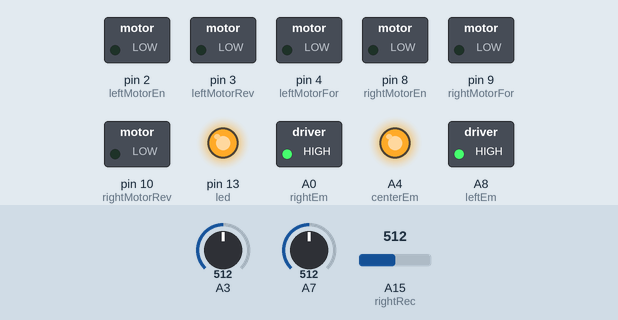
The sketch below on a simulated Arduino Mega 2560, built with avr-gcc and run on an emulated ATmega2560. Parts: switched loads named in the sketch (green lamp = pin HIGH), output pins drawn as LEDs (lit = HIGH). The inputs (shaded band) are chosen by the test bench; at power-on: A3 = 512, A7 = 512, A15 (rightRec) = 512. What the sketch prints to the serial monitor is not drawn.

Above: at 1.2 s.
1.3 s: A3 set to 108
2.8 s: A3 set to 88
Timing chart, 0 to 5.8 s (numbered marks = the images above; inputs shaded):
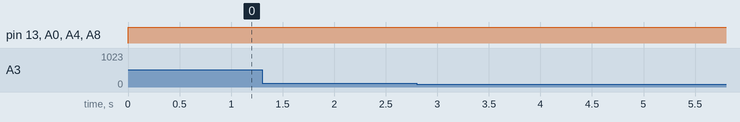

Measured:
- after the input at 1.3 s, every drawn part: stays the same
- after the input at 2.8 s, every drawn part: stays the same

The sketch:

pid_testbench_kinda_working.ino
```cpp
int led = 13; // test led

//Emitters and receivers -------------------------------------------------------------------------------------------------------------------------
//Right
int rightEm = A0; //14 // A1
int rightRec = 15; //15 // A1
int right; // right sensor reading

//Center
int centerEm = A4; // 18
int centerRec = 19; //19 // A5
int center; //center sensor reading

//Left
int leftEm =  A8; // 22
int leftRec = 23; // 23 // A9
int left; //left sensor reading

//motor functions and variable declarations------------------------------------------------------------------------------------------------------------------------
//START OF FUNCTION DECLARATIONS
void rightFor(double);
//void rightRev(double);
void leftFor(double);
//void leftRev(double);
void PID();
//END OF FUNCTION DECLARATIONS

//Right Motor
int rightMotorEn = 8; // Right Motor Enable
int rightMotorFor = 9; // Right Motor Forward
int rightMotorRev = 10; // Right Motor Reverse
//int rightMotorA = 11; // Right Motor A reading
//int rightMotorB = 12; // Right Motor B reading

//Left Motor
int leftMotorEn = 2; // Left Motor Enable
int leftMotorFor = 4; // Left Motor Forward
int leftMotorRev = 3; // Left Motor Reverse
//int leftMotorA = 5; // Left Motor A reading
//int leftMotorB = 6; // Left Motor B reading

// pid variable initialize-----------------------------------------------------
const float kp = 0.2; // proportion constant
const float ki = 0.001; // integral constant
const float kd = 0.001; // derivative constant

float L_setpoint = 50; // value obtain from calibrating
float R_setpoint = 500; // sensors in middle of maze

// function variables:
float curr_runtime = 0; // total program execution time
float prev_runtime = 0; // previous total program execution time
float iteration_time = 0; // time since last iteration

float L_error = 0;
float L_prev_error = 0;
float L_p_error = 0; // p-error
float L_i_error = 0; // i-error
float L_d_error = 0; // d-error

float R_error = 0;
float R_prev_error = 0;
float R_p_error = 0; // p-error
float R_i_error = 0; // i-error
float R_d_error = 0; // d-error

float L_mod = 0;
float R_mod = 0;

int right_speed;
int left_speed;

unsigned int max_speed = 200;

//setup, varaiables, as outputs and endputs etc.  --------------------------------------------------------------------------------------------------------------------------
void setup() {
 // put your setup code here, to run once:
//sensor,output--------------------------------------------------------------
//Right Motor
pinMode(rightMotorEn, OUTPUT);
pinMode(rightMotorFor, OUTPUT);
pinMode(rightMotorRev, OUTPUT);
//pinMode(rightMotorA, INPUT);
//pinMode(rightMotorB, INPUT);


//Left Motor
pinMode(leftMotorEn, OUTPUT);
pinMode(leftMotorFor, OUTPUT);
pinMode(leftMotorRev, OUTPUT);
//pinMode(leftMotorA, INPUT);
//pinMode(leftMotorB, INPUT);

//LED
pinMode(led, OUTPUT); // test led

// sensors setup---------------------------------------------------------------
Serial.begin(9600);
//Receivers
pinMode(rightRec, INPUT);
//pinMode(right45Rec, INPUT);
pinMode(centerRec, INPUT);
//pinMode(left45Rec, INPUT);
pinMode(leftRec, INPUT);

//Emitters
pinMode(rightEm, OUTPUT);
//pinMode(right45Em, OUTPUT);
pinMode(centerEm, OUTPUT);
//pinMode(left45Em, OUTPUT);
pinMode(leftEm, OUTPUT);
}

//main loop ----------------------------------------------------------------------------------------------------------------------
void loop() {

  // turn on LED
  digitalWrite(led,HIGH);

  // turn on emitters
  digitalWrite(rightEm, HIGH);
  digitalWrite(centerEm, HIGH);
  digitalWrite(leftEm, HIGH);

  // read sensors
  right = analogRead(rightRec);
  center = analogRead(centerRec);
  left = analogRead(leftRec);

  // output sensor readings to serial monitor for no reason
  Serial.print("Right: ");
  Serial.println(right);

  Serial.print("Center: ");
  Serial.println(center);

  Serial.print("Left: ");
  Serial.println(left);

/*
  int k = 0;
  int startFlag = 0;

 do {
    center = analogRead(centerRec);
    Serial.print("Center: ");
    Serial.println(center);
    Serial.print("k: ");
    Serial.println(k);
    if (center > 40){
      k += 1;
    }
    else {
      k = 0;
    }

    if (k > 96000) {
        goto fark;
    }

  } while (startFlag == 0);

fark:
*/


  // compute PID
  PID();

  // insert serial print diagnostics here
  Serial.print("L: ");
  Serial.println(left_speed);

  Serial.print("R: ");
  Serial.println(right_speed);

  // output to motors
  if (center > 40) { //make motor output 0
    rightFor(0);
    leftFor(0);
    }
  else { //use PID motor values
    rightFor(right_speed);
    leftFor(left_speed);
    }

delay(100);
}
// end main loop ------------------------------------------------------------------------------------------------------------------

void PID() {

  //determine time stuff
  curr_runtime = millis();
  iteration_time = curr_runtime - prev_runtime;

  //determine which side needs the output to be modified
  L_error = left / L_setpoint;
  R_error = right / R_setpoint;

  //determine error values
  L_p_error = L_error;
  L_i_error += L_error * iteration_time;
  L_d_error = (L_error - L_prev_error) / iteration_time;

  R_p_error = R_error;
  R_i_error += R_error * iteration_time;
  R_d_error = (R_error - R_prev_error) / iteration_time;

  //assign output
  L_mod = kp * L_p_error;// + kd * L_d_error + ki * L_i_error;
  R_mod = kp * R_p_error;// + kd * R_d_error + ki * R_i_error;

/*
  if ( ((L_mod * max_speed) +160) > 255){ left_speed = 250; }
  else { left_speed = (160 + floor(L_mod * max_speed)); }

  if ( ((R_mod * max_speed +160)) > 255){ right_speed = 250; }
  else { right_speed = (160 + floor(R_mod * max_speed)); }
*/

  if ( ((L_mod * max_speed) +100) > 255){ left_speed = 250; }
  else { left_speed = (100 + floor(L_mod * max_speed)); }

  if ( ((R_mod * max_speed +100)) > 255){ right_speed = 250; }
  else { right_speed = (100 + floor(R_mod * max_speed)); }

  //set iterators for next iteration
  L_prev_error = L_error;
  R_prev_error = R_error;
  prev_runtime = curr_runtime;

}

void rightFor(int rightSpeed){
  digitalWrite(rightMotorEn, HIGH);
  digitalWrite(rightMotorRev, LOW);
  analogWrite(rightMotorFor, rightSpeed);
}

void leftFor(int leftSpeed){
  digitalWrite(leftMotorEn, HIGH);
  digitalWrite(leftMotorRev, LOW);
  analogWrite(leftMotorFor, leftSpeed);
}
```
